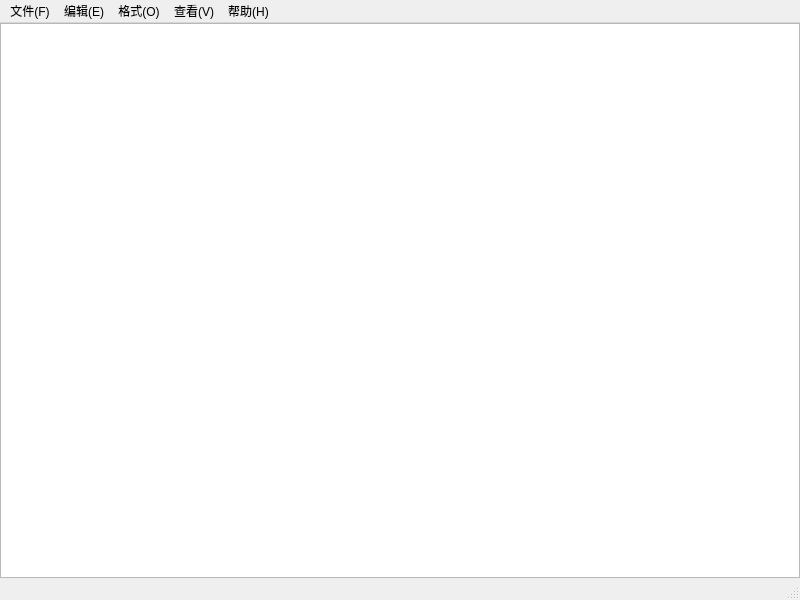
<?xml version="1.0" encoding="UTF-8"?>
<ui version="4.0">
 <class>MainWindow</class>
 <widget class="QMainWindow" name="MainWindow">
  <property name="geometry">
   <rect>
    <x>0</x>
    <y>0</y>
    <width>800</width>
    <height>600</height>
   </rect>
  </property>
  <property name="windowTitle">
   <string>MainWindow</string>
  </property>
  <widget class="QWidget" name="centralwidget">
   <layout class="QVBoxLayout" name="verticalLayout">
    <property name="spacing">
     <number>0</number>
    </property>
    <property name="leftMargin">
     <number>0</number>
    </property>
    <property name="topMargin">
     <number>0</number>
    </property>
    <property name="rightMargin">
     <number>0</number>
    </property>
    <property name="bottomMargin">
     <number>0</number>
    </property>
    <item>
     <widget class="CodeEditor" name="textEdit">
      <property name="plainText">
       <string/>
      </property>
     </widget>
    </item>
   </layout>
  </widget>
  <widget class="QMenuBar" name="menubar">
   <property name="geometry">
    <rect>
     <x>0</x>
     <y>0</y>
     <width>800</width>
     <height>20</height>
    </rect>
   </property>
   <widget class="QMenu" name="menu_f">
    <property name="title">
     <string>文件(F)</string>
    </property>
    <addaction name="actFileNew"/>
    <addaction name="actFileOpen"/>
    <addaction name="actFileSave"/>
    <addaction name="actFileSaveAs"/>
    <addaction name="actAutoSave"/>
    <addaction name="separator"/>
    <addaction name="actFileExit"/>
   </widget>
   <widget class="QMenu" name="menu_O">
    <property name="title">
     <string>编辑(E)</string>
    </property>
    <addaction name="actEditUndo"/>
    <addaction name="actEditRedo"/>
    <addaction name="actEditCut"/>
    <addaction name="actEditCopy"/>
    <addaction name="actEditPaste"/>
    <addaction name="separator"/>
    <addaction name="actEditFind"/>
    <addaction name="actEditReplace"/>
    <addaction name="separator"/>
    <addaction name="actEditSelectAll"/>
   </widget>
   <widget class="QMenu" name="menu_O_2">
    <property name="title">
     <string>格式(O)</string>
    </property>
    <addaction name="actLineWrapAuto"/>
    <addaction name="actLineNumber"/>
    <addaction name="actFont"/>
    <addaction name="actFontColor"/>
    <addaction name="separator"/>
    <addaction name="actFontBackgroundColor"/>
    <addaction name="actEditBackgroundColor"/>
   </widget>
   <widget class="QMenu" name="menu_V">
    <property name="title">
     <string>查看(V)</string>
    </property>
    <addaction name="actToolBar"/>
    <addaction name="actStatusBar"/>
   </widget>
   <widget class="QMenu" name="menu_H">
    <property name="title">
     <string>帮助(H)</string>
    </property>
    <addaction name="actHelpAbout"/>
   </widget>
   <addaction name="menu_f"/>
   <addaction name="menu_O"/>
   <addaction name="menu_O_2"/>
   <addaction name="menu_V"/>
   <addaction name="menu_H"/>
  </widget>
  <widget class="QStatusBar" name="statusbar"/>
  <action name="actFileNew">
   <property name="icon">
    <iconset theme="QIcon::ThemeIcon::DocumentNew"/>
   </property>
   <property name="text">
    <string>新建</string>
   </property>
   <property name="shortcut">
    <string>Ctrl+N</string>
   </property>
   <property name="menuRole">
    <enum>QAction::MenuRole::NoRole</enum>
   </property>
  </action>
  <action name="actFileOpen">
   <property name="icon">
    <iconset theme="QIcon::ThemeIcon::DocumentOpen"/>
   </property>
   <property name="text">
    <string>打开</string>
   </property>
   <property name="shortcut">
    <string>Ctrl+O</string>
   </property>
   <property name="menuRole">
    <enum>QAction::MenuRole::NoRole</enum>
   </property>
  </action>
  <action name="actFileSave">
   <property name="icon">
    <iconset theme="QIcon::ThemeIcon::DocumentSave"/>
   </property>
   <property name="text">
    <string>保存</string>
   </property>
   <property name="shortcut">
    <string>Ctrl+S</string>
   </property>
   <property name="menuRole">
    <enum>QAction::MenuRole::NoRole</enum>
   </property>
  </action>
  <action name="actFileSaveAs">
   <property name="icon">
    <iconset theme="QIcon::ThemeIcon::DocumentSaveAs"/>
   </property>
   <property name="text">
    <string>另存为</string>
   </property>
   <property name="menuRole">
    <enum>QAction::MenuRole::NoRole</enum>
   </property>
  </action>
  <action name="actFileExit">
   <property name="text">
    <string>退出</string>
   </property>
   <property name="menuRole">
    <enum>QAction::MenuRole::NoRole</enum>
   </property>
  </action>
  <action name="actAutoSave">
   <property name="checkable">
    <bool>true</bool>
   </property>
   <property name="checked">
    <bool>true</bool>
   </property>
   <property name="text">
    <string>自动保存（每 30 秒）</string>
   </property>
   <property name="statusTip">
    <string>定时检查文档是否有修改，有就自动写回当前文件</string>
   </property>
   <property name="menuRole">
    <enum>QAction::MenuRole::NoRole</enum>
   </property>
  </action>
  <action name="actEditUndo">
   <property name="icon">
    <iconset theme="QIcon::ThemeIcon::EditUndo"/>
   </property>
   <property name="text">
    <string>撤销</string>
   </property>
   <property name="shortcut">
    <string>Ctrl+Z</string>
   </property>
   <property name="menuRole">
    <enum>QAction::MenuRole::NoRole</enum>
   </property>
  </action>
  <action name="actEditRedo">
   <property name="icon">
    <iconset theme="QIcon::ThemeIcon::EditRedo"/>
   </property>
   <property name="text">
    <string>恢复</string>
   </property>
   <property name="shortcut">
    <string>Ctrl+Shift+Z</string>
   </property>
   <property name="menuRole">
    <enum>QAction::MenuRole::NoRole</enum>
   </property>
  </action>
  <action name="actEditCut">
   <property name="icon">
    <iconset theme="QIcon::ThemeIcon::EditCut"/>
   </property>
   <property name="text">
    <string>剪切</string>
   </property>
   <property name="shortcut">
    <string>Ctrl+X</string>
   </property>
   <property name="menuRole">
    <enum>QAction::MenuRole::NoRole</enum>
   </property>
  </action>
  <action name="actEditCopy">
   <property name="icon">
    <iconset theme="QIcon::ThemeIcon::EditCopy"/>
   </property>
   <property name="text">
    <string>复制</string>
   </property>
   <property name="shortcut">
    <string>Ctrl+C</string>
   </property>
   <property name="menuRole">
    <enum>QAction::MenuRole::NoRole</enum>
   </property>
  </action>
  <action name="actEditPaste">
   <property name="icon">
    <iconset theme="QIcon::ThemeIcon::EditPaste"/>
   </property>
   <property name="text">
    <string>粘贴</string>
   </property>
   <property name="shortcut">
    <string>Ctrl+V</string>
   </property>
   <property name="menuRole">
    <enum>QAction::MenuRole::NoRole</enum>
   </property>
  </action>
  <action name="actEditFind">
   <property name="icon">
    <iconset theme="QIcon::ThemeIcon::EditFind"/>
   </property>
   <property name="text">
    <string>查找</string>
   </property>
   <property name="shortcut">
    <string>Ctrl+F</string>
   </property>
   <property name="menuRole">
    <enum>QAction::MenuRole::NoRole</enum>
   </property>
  </action>
  <action name="actEditReplace">
   <property name="text">
    <string>替换</string>
   </property>
   <property name="shortcut">
    <string>Ctrl+H</string>
   </property>
   <property name="menuRole">
    <enum>QAction::MenuRole::NoRole</enum>
   </property>
  </action>
  <action name="actEditSelectAll">
   <property name="icon">
    <iconset theme="QIcon::ThemeIcon::EditSelectAll"/>
   </property>
   <property name="text">
    <string>全选</string>
   </property>
   <property name="shortcut">
    <string>Ctrl+A</string>
   </property>
   <property name="menuRole">
    <enum>QAction::MenuRole::NoRole</enum>
   </property>
  </action>
  <action name="actLineWrapAuto">
   <property name="checkable">
    <bool>true</bool>
   </property>
   <property name="text">
    <string>自动换行</string>
   </property>
   <property name="shortcut">
    <string>Ctrl+W</string>
   </property>
   <property name="menuRole">
    <enum>QAction::MenuRole::NoRole</enum>
   </property>
  </action>
  <action name="actLineNumber">
   <property name="checkable">
    <bool>true</bool>
   </property>
   <property name="text">
    <string>显示行号</string>
   </property>
   <property name="shortcut">
    <string>Ctrl+L</string>
   </property>
   <property name="menuRole">
    <enum>QAction::MenuRole::NoRole</enum>
   </property>
  </action>
  <action name="actFont">
   <property name="text">
    <string>字体</string>
   </property>
   <property name="menuRole">
    <enum>QAction::MenuRole::NoRole</enum>
   </property>
  </action>
  <action name="actFontColor">
   <property name="text">
    <string>字体颜色</string>
   </property>
   <property name="menuRole">
    <enum>QAction::MenuRole::NoRole</enum>
   </property>
  </action>
  <action name="actFontBackgroundColor">
   <property name="text">
    <string>字体背景色</string>
   </property>
   <property name="menuRole">
    <enum>QAction::MenuRole::NoRole</enum>
   </property>
  </action>
  <action name="actEditBackgroundColor">
   <property name="text">
    <string>编辑器背景色</string>
   </property>
   <property name="menuRole">
    <enum>QAction::MenuRole::NoRole</enum>
   </property>
  </action>
  <action name="actToolBar">
   <property name="checkable">
    <bool>true</bool>
   </property>
   <property name="text">
    <string>工具栏</string>
   </property>
   <property name="menuRole">
    <enum>QAction::MenuRole::NoRole</enum>
   </property>
  </action>
  <action name="actStatusBar">
   <property name="checkable">
    <bool>true</bool>
   </property>
   <property name="text">
    <string>状态栏</string>
   </property>
   <property name="menuRole">
    <enum>QAction::MenuRole::NoRole</enum>
   </property>
  </action>
  <action name="actHelpAbout">
   <property name="text">
    <string>关于</string>
   </property>
   <property name="menuRole">
    <enum>QAction::MenuRole::NoRole</enum>
   </property>
  </action>
 </widget>
 <customwidgets>
  <customwidget>
   <class>CodeEditor</class>
   <extends>QPlainTextEdit</extends>
   <header>codeeditor.h</header>
  </customwidget>
 </customwidgets>
 <resources/>
 <connections/>
</ui>
